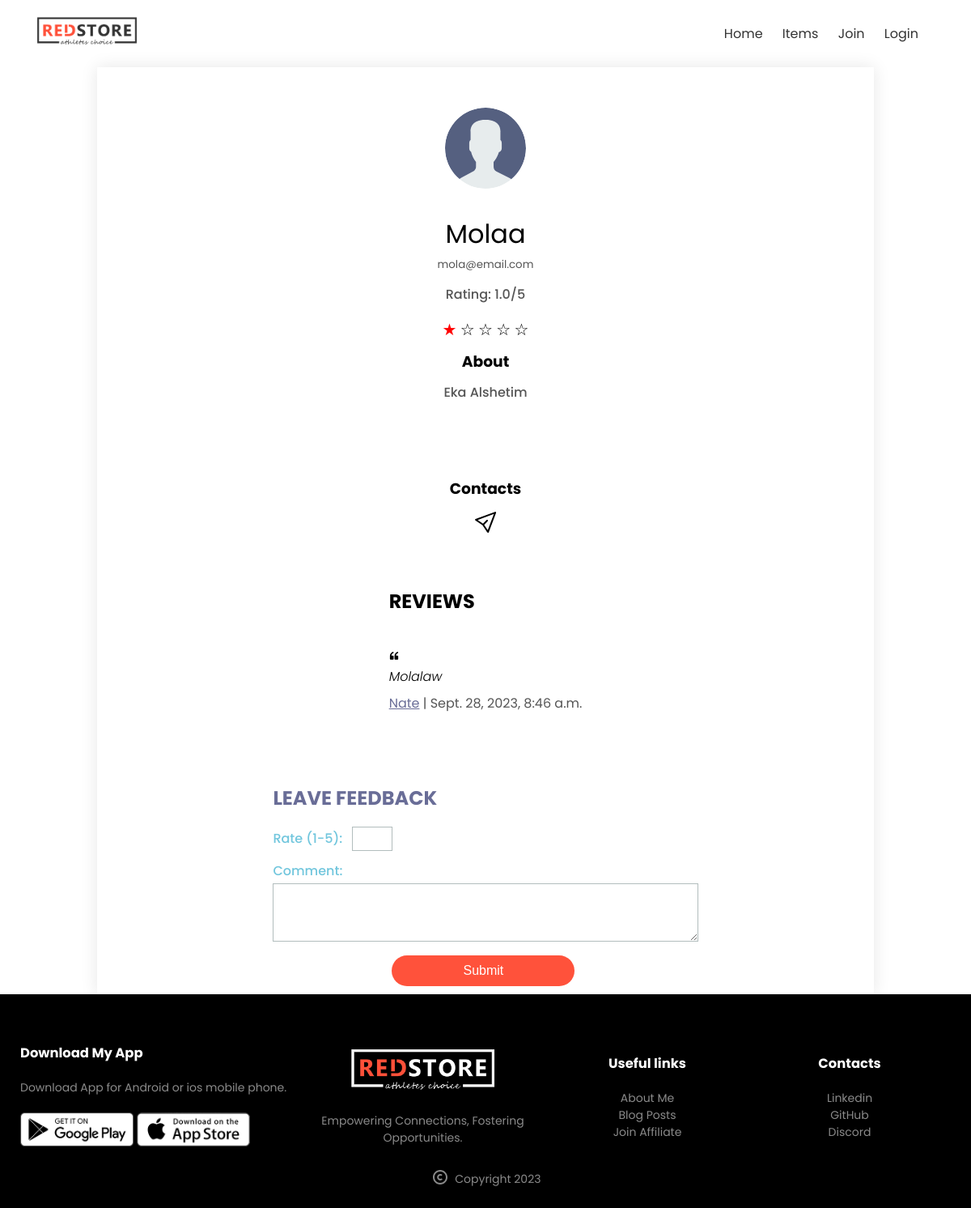
Page /profile/2 on the earlier database version.
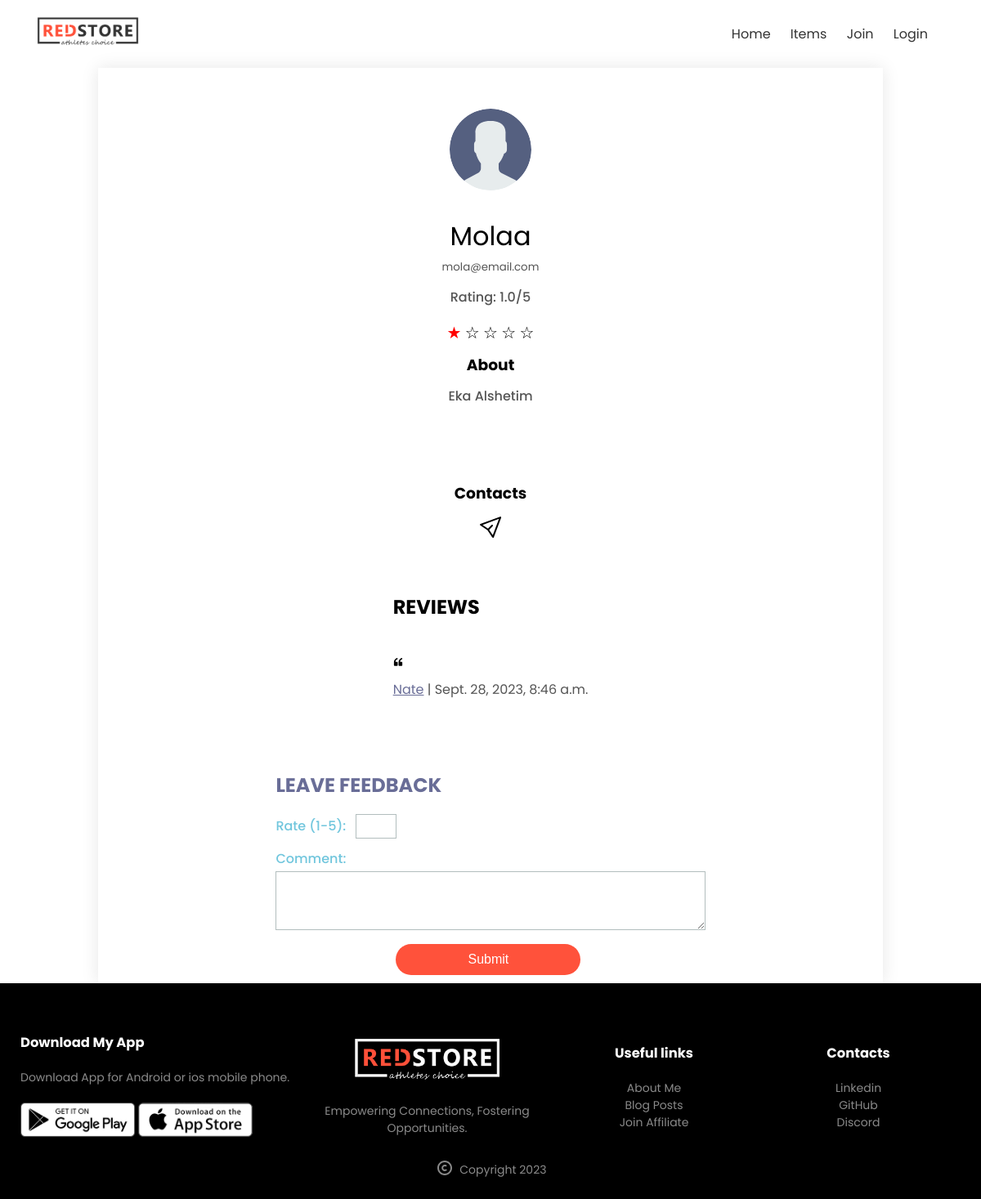
Same page on the later database version.
### core/models.py (models this page shows, shortened)
class Comments(models.Model):
    seller = models.ForeignKey(User, related_name='seller', on_delete=models.CASCADE)
    created_by = models.ForeignKey(User, related_name='buyers', on_delete=models.CASCADE)
    body = models.TextField(null=True)
    created_at = models.DateTimeField(auto_now_add=True)
    class Meta:
        verbose_name_plural = 'Comments'

class User(AbstractUser):
    name = models.CharField(max_length=200, null=True)
    email = models.EmailField(unique=True, null=True)
    bio = models.TextField(null=True)
    avatar = models.ImageField(null=True, default="avatar.svg")
    instagram = models.CharField(max_length=50, blank=True)
    facebook = models.CharField(max_length=50, blank=True)
    whatsup = models.CharField(max_length=50, blank=True)
    twitter = models.CharField(max_length=50, blank=True)
    total_ratings = models.PositiveIntegerField(default=0)
    total_rating_points = models.PositiveIntegerField(default=0)
    USERNAME_FIELD = 'username'
    REQUIRED_FIELDS = ['email']
    def __str__(self):
        return self.name or self.username
    def calculate_average_rating(self):
        if self.total_ratings > 0:
            return self.total_rating_points / self.total_ratings
        else:
            return 0

### core/views.py (the view)
# urls.py: path('profile/<str:pk>', views.userProfile, name='profile'),
def userProfile(request, pk):
    user = User.objects.get(id=pk)
    comments = Comments.objects.filter(seller=user)
    context = {'user':user, 'comments':comments}
    return render(request, 'core/profile.html', context)

### core/templates/core/profile.html (shortened to what this page needs)
{% extends 'core/base.html' %}
{% block content %}
<div class="container profile">
	<img src="{{ user.avatar.url }}" alt="{{ user.name }}" class="profile-image">
	<div class="profile-info">
		<h1>{{ user }}</h1>
		{% if user.email %}<small>{{ user.email }}</small>{% endif %}
		<div class="space"></div>
		<p>Rating: {{ user.calculate_average_rating }}/5</p>
		<div class="star-ratings">
            {% for i in "12345" %}
                {% if user.calculate_average_rating >= forloop.counter %}
                    {% if user.calculate_average_rating >= 4 %}
                        <span class="star-icon filled-green">★</span>
                    {% elif user.calculate_average_rating == 3 %}
                        <span class="star-icon filled-yellow">★</span>
                    {% else %}
                        <span class="star-icon filled-red">★</span>
                    {% endif %}
                {% else %}
                    <span class="star-icon">☆</span>
                {% endif %}
            {% endfor %}
		</div>
		{% if user.bio %}
		<h3>About</h3>
            <p>{{ user.bio }}</p>
        {% endif %}
	</div>
	<div class="social-links">
		<h3>Contacts</h3>
		{% if request.user != user %}
		<a href="{% url 'new-convo' user.id %}">
		</a>
		{% endif %}
	</div>
	<div class="comments">
		<h2>Reviews</h2>
		{% if comments %}
			<ul>
				{% for comment in comments %}
				<div class="comment-box">
					<li style="font-style: italic">{{ comment.body }}</li>
					<a href="{% url 'profile' comment.created_by.id %}">
						<p><span style="color: #696d97;; text-decoration: underline;" onmouseover="this.style.color='red';" onmouseout="this.style.color='blue';">{{ comment.created_by }}</span> | {{ comment.created_at }}  </p>
					</a>
				</div>
				{% endfor %}
			</ul>
		{% else %}
			<p>No comments available.</p>
		{% endif %}
	</div>
	{% if user != request.user %}
            <div class="rating-form">
                <h2>Leave Feedback</h2>
                <form method="post" action="{% url 'rate-comment' user.id %}">
                    <label for="rating">Rate (1-5):</label>
                    <input type="number" name="rating" min="1" max="5" required><br/>
                    <label for="comment" class="comment-form">Comment:</label>
                    <textarea id="comment" name="body" rows="4" cols="50"></textarea><br>
                    <button type="submit" class="btn">Submit</button>
                </form>
            </div>
    {% endif %}
</div>
{% endblock %}

Differences in the rows shown:
changed Comments "Nate": body "Molalaw" → (not shown)
